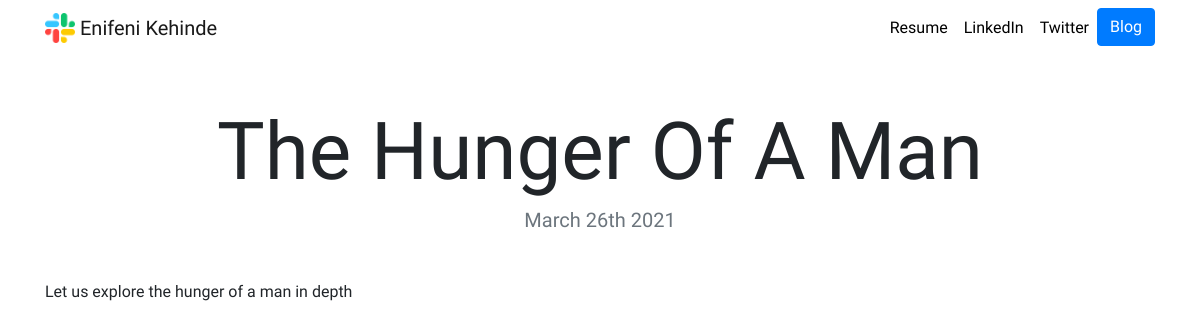
Page /blog/1/ on the committed database.
### blog/models.py (models this page shows, shortened)
class Blogpost(models.Model):
    title = models.CharField(max_length=100)
    date = models.DateField()
    description = models.CharField(max_length=10000)
    blog_text = models.TextField(max_length=10000)

### blog/views.py (the view)
# urls.py: path('<int:blog_id>/', views.detail, name='detail'),
def detail(request, blog_id):
    blog = get_object_or_404(Blogpost, pk=blog_id)
    return render(request, 'blog/detail.html', {'blog':blog})

### blog/templates/blog/detail.html
{% extends "portfolio/base.html" %}
{% load static %}
{% block content %}
<h1 class="text-center mt-5" id="blogdetailtitle">{{ blog.title }}</h1>
<h5 class="text-center text-muted mb-5">{{ blog.date|date:'F jS Y' }}</h5>
{{ blog.description|safe }}
{% endblock %}

### portfolio/static/portfolio/custom.css (style rules this page uses)
body { font-family: 'Itim', sans-serif; }
@media (min-width: 992px) { #blogdetailtitle { font-size: 5rem; } }

### rows in the picture
Blogpost: title "The Hunger Of A Man", date "March 26th 2021", description "Let us explore the hunger of a man in depth"
